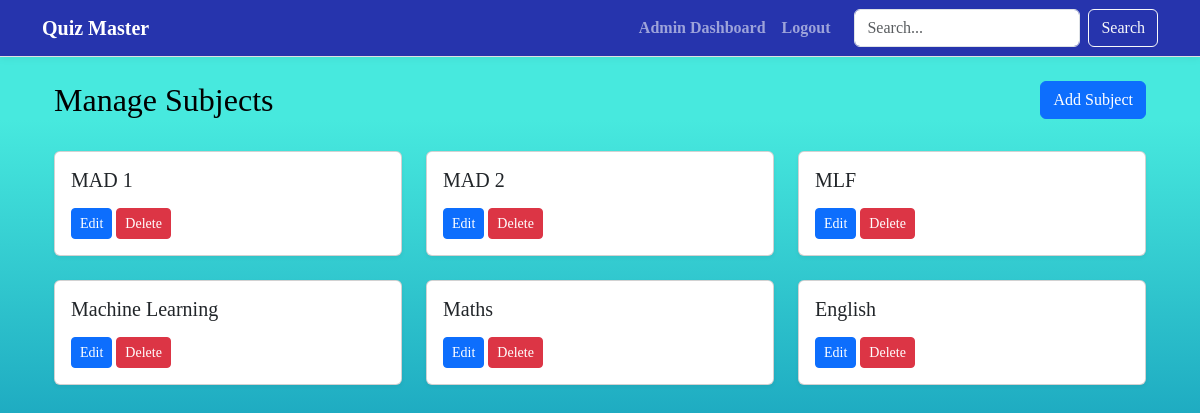
Screenshot of /admin/subjects (signed in) with the database file from the repository.
### app.py (models this page shows)
class Subject(db.Model):
    id = db.Column(db.Integer, primary_key=True)
    name = db.Column(db.String(100), nullable=False)
    description = db.Column(db.Text)
    chapters = db.relationship('Chapter', backref='subject', lazy=True, cascade='all, delete-orphan')

### app.py (the view, shortened to what this page needs)
@app.route('/admin/subjects', methods=['GET', 'POST'])
@login_required
def manage_subjects():
    if not current_user.is_admin:
        return redirect(url_for('index'))
    subjects = Subject.query.all()
    return render_template('admin/subjects.html', subjects=subjects)

### app.py (called while the page is built)
@login_manager.user_loader
def load_user(user_id):
    return User.query.get(int(user_id))

### templates/admin/subjects.html (shortened to what this page needs)
{% extends "base.html" %}
{% block content %}
<div class="container">
    <div class="row mb-4">
        <div class="col">
            <h2>Manage Subjects</h2>
        </div>
        <div class="col text-end">
            <button type="button" class="btn btn-primary" data-bs-toggle="modal" data-bs-target="#addSubjectModal">
                Add Subject
            </button>
        </div>
    </div>
    <div class="row">
        {% for subject in subjects %}
        <div class="col-md-4 mb-4">
            <div class="card h-100">
                <div class="card-body">
                    <h5 class="card-title">{{ subject.name }}</h5>
                    <div class="mt-auto">
                        <a href="{{ url_for('edit_subject', subject_id=subject.id) }}" class="btn btn-sm btn-primary">Edit</a>
                        <a href="{{ url_for('delete_subject', subject_id=subject.id) }}" class="btn btn-sm btn-danger" onclick="return confirm('Are you sure you want to delete this subject?')">Delete</a>
                    </div>
                </div>
            </div>
        </div>
        {% endfor %}
    </div>
</div>
{% endblock %}

### static/css/style.css (style rules this page uses)
body { font-family:Georgia, 'Times New Roman', Times, serif; background: linear-gradient(to top, rgb(23, 134, 175) 10%, rgb(27, 166, 191) 45%, rgb(71, 233, 222) 85%); margin: 0; height: 100vh; color: black; font-size: medium; }
.card { box-shadow: 0 2px 4px rgba(0,0,0,.05); transition: transform 0.2s; }
.btn-primary { background-color: #0d6efd; border-color: #0d6efd; }

### rows the page displays
Subject: name "MAD 1"
Subject: name "MAD 2"
Subject: name "MLF"
Subject: name "Machine Learning"
Subject: name "Maths"
Subject: name "English"
